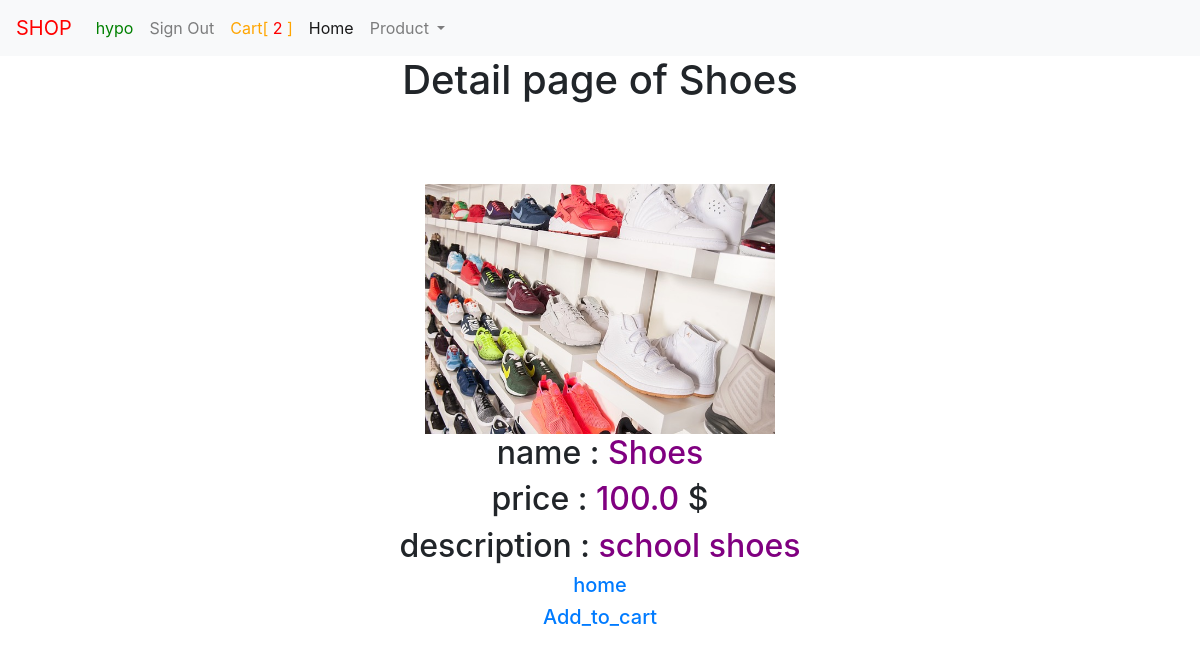
The app's page /detail/shoes (signed in) with its own data.
### store/models.py (models this page shows, shortened)
class Customer(AbstractUser):
    username = models.CharField(max_length=200, unique=True)
    email_address = models.EmailField(unique=True)
    phone_number = models.CharField(max_length=200)
    password = models.CharField(max_length=200)
    USERNAME_FIELD = "username"
    class Meta:
        verbose_name = "Customer"
        verbose_name_plural = "Customers"

class Cart(models.Model):
    user = models.OneToOneField(AUTH_USER_MODEL, on_delete=models.CASCADE)
    orders = models.ManyToManyField(Order)
    class Meta:
        verbose_name = "Cart"
        verbose_name_plural = "Carts"

class Product(models.Model):
    name = models.CharField(max_length=100)
    price = models.FloatField(default=0.0)
    slug = models.SlugField()
    description = models.TextField()
    image = models.ImageField(upload_to="picture")
    date_added = models.DateTimeField(auto_now=True)
    class Meta:
        verbose_name = "Product"
        verbose_name_plural = "Products"
        ordering = ['-date_added']

### store/views.py (the view)
# urls.py: path('detail/<str:slug>', Detail_view.as_view(), name="product_detail"),
class Detail_view(View):
    template_name = 'product_detail.html'
    def get(self, request, *args, **kwargs):
        slug = self.kwargs.get('slug')
        if slug is not None:
            product = get_object_or_404(Product, slug=slug)
        return render(request, self.template_name, {'product': product})

### store/templates/product_detail.html
{% extends 'store/base.html' %}
{% block content %}
<center>
    <h1> Detail page of {{product.name}} </h1><br><br><br>
            <img src="{{ product.image.url}}" alt="{{ product.name }}" style="width: 350px; height:250px ">
            <h2>name  : <font color="purple"> {{ product.name }}</font></h2>
            <h2>price : <font color="purple"> {{ product.price }} </font>$</h2>
            <h2>description : <font color="purple"> {{ product.description }}</font></h2>
        <center>
                 <h5><a href="{% url 'product_list' %}">home</a></h5>
                <h5><a href="{% url 'add_to_cart'   product.slug  %}">Add_to_cart </a></h5>
        </center>
</center>
{% endblock %}

### store/templates/store/base.html (shortened to what this page needs)
<!DOCTYPE html>
<html lang="en">
<head>
  <link rel="stylesheet" href="https://cdn.jsdelivr.net/npm/bootstrap@4.0.0/dist/css/bootstrap.min.css">
</head>
<body>
<nav class="navbar navbar-expand-lg navbar-light bg-light">
  <a class="navbar-brand" href="#"><font color="red">SHOP</font></a>
  <div class="collapse navbar-collapse" id="navbarNavDropdown">
    <ul class="navbar-nav">
        {% if user.is_authenticated %}
      <li class="nav-item">
        <a class="nav-link" href="#"><font color="green">{{ user.username }}</font></a>
      </li>
      <li class="nav-item">
        <a class="nav-link" href="{% url 'signout' %}">Sign Out</a>
      </li>
      <li class="nav-item">
        <a class="nav-link" href="{% url 'order_user' %}"><font color="orange">
          Cart[ <font color="red">{{ user.cart.orders.count }} </font> ]</font> </a>
      </li>
      {% endif %}
      <li class="nav-item active">
        <a class="nav-link" href="{% url 'product_list' %}">Home <span class="sr-only">(current)</span></a>
      </li>
      <li class="nav-item dropdown">
        <a class="nav-link dropdown-toggle" href="#" id="navbarDropdownMenuLink" data-toggle="dropdown" aria-haspopup="true" aria-expanded="false">
         Product
        </a>
      </li>
    </ul>
  </div>
</nav>
{% block content %}
{% endblock %}
</body>
</html>

### records on screen
Customer: username "hypo", cart.orders.count "2"
Product: name "Shoes", image (picture), price "100.0", description "school shoes"
